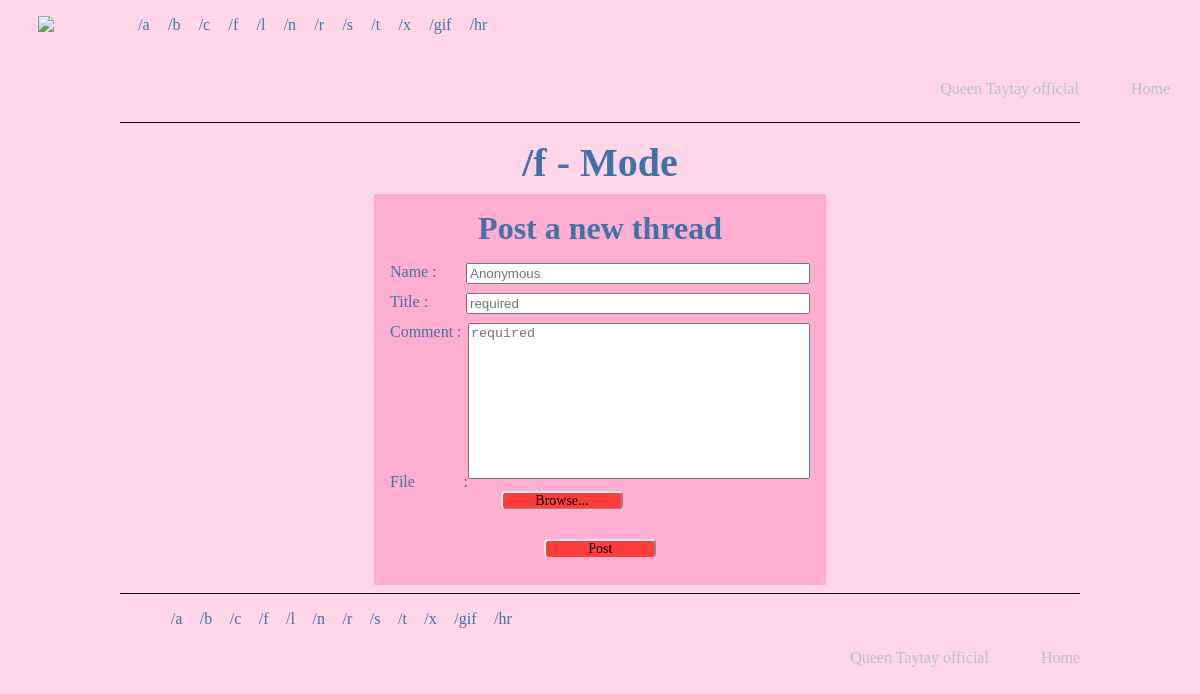
Screenshot of /thread.php?id=4 with the database file from the repository.
### tables this page shows
CREATE TABLE `category` (
  `id` int(11) NOT NULL,
  `type` varchar(8) NOT NULL,
  `category` varchar(123) NOT NULL
);

### thread.php (the view, shortened to what this page needs)
<?php
	$whatForm = 'thread';
	$id = 'category_id';
	require_once 'connect.php';
    $title = 'SELECT
    `id`,
	`type`,
	`category`
	FROM
	`category`
	;';
	$stmt = $pdo->prepare($title);
    $stmt->execute();
    $headList = $stmt->fetchAll();
    $getTitle = array();
    foreach ($headList as $key => $value) {
    	if($headList[$key]['id']==$_GET['id'])
    	{
    		array_push($getTitle, $headList[$key]['type'], $headList[$key]['category'], $headList[$key]['id']);
    	}
    }
?>
<!DOCTYPE html>
<html>
<head>
	<link rel="stylesheet" type="text/css" href="styles/tschan.css">
</head>
<body>
	<?php
		require_once 'header.php';
		require_once 'form.php';
	?>
	<?php
		require_once('footer.php');
	?>
</body>
</html>

### header.php
<header class="page">
	<a href="index.php"><img src="content/logoSwift.png" class="logo"></a>
	<ul class="headList">
<?php foreach ($headList as $key => $value): ?>
		<li class="navList" title="<?=$headList[$key]['category']?>"><a href="thread.php?id=<?=$headList[$key]['id']?>">/<?=$headList[$key]['type']?></a></li>
<?php endforeach; ?>
	</ul>
	<nav class="headNav">
		<a href="http://www.taylorswift.com">Queen Taytay official</a>
		<a href="index.php">Home</a>
	</nav>
</header>

### form.php (shortened to what this page needs)
<main>
	<div class="thForm">
<?php
	if (isset($_GET['id'])):
?>
	<h2>/<?=$getTitle['0']?> - <?=$getTitle['1']?></h2>
		<h3 id="formTitle">Post a new <?=$whatForm?></h3>
		<form id="dropper" class="newThread" method="post" enctype="multipart/form-data">
			<div class="formLine">
				<span class="what">Name :</span>
				<input class="formContent" type="text" name="name" placeholder="Anonymous">
			</div>
			<?php if ($id == 'category_id'): ?>
				<div class="formLine">
					<span class="what">Title :</span>
					<input class="checkClass formContent" type="text" name="title" placeholder="required" required="required">
				</div>
			<?php endif; ?>
			<div class="textarea">
				<span class="what">Comment :</span>
				<textarea class="formContent" name="comment" maxlength="4208" rows="10" placeholder="required" selectionDirection="none" required="required"></textarea>
			</div>
			<div class="formLine">
				<span class="what">File :</span>
				<label for="file" class="browse">Browse...</label>
			</div>
			<div class="formLine">
			</div>
			<div class="formLine">
				<label id="button" class="post">Post</label>
			</div>
		</form>
	</div>
<?php
	endif;
?>

### footer.php
</main>
<footer>
	<ul class="footList">
<?php foreach ($headList as $key => $value): ?>
		<li class="navList" title="<?=$headList[$key]['category']?>"><a href="thread.php?id=<?=$headList[$key]['id']?>">/<?=$headList[$key]['type']?></a></li>
<?php endforeach; ?>
	</ul>
	<nav class="footNav">
		<a href="http://www.taylorswift.com">Queen Taytay official</a>
		<a href="index.php">Home</a>
	</nav>
</footer>

### styles/tschan.css (style rules this page uses)
body { background-color: #FFD6E8; margin: 0; font-size: 1em; color: #3F73A5; }
ul { list-style: none; }
li a { color: #3F73A5; }
a { text-decoration: none; color: #B8BECC; }
.navList { margin-left: 8px; }
.page { width: 95%; max-height: 84px; margin: 0 auto; }
.logo { height: 84px; float: left; margin-left: 8px; }
.headList { margin-left: 5%; margin-bottom: 5px; max-height: 100%; }
.headList li { display: inline; padding: 0.3%; }
.headNav { float: right; display: inline; margin-top: 2.56em; }
.headNav a { margin-left: 3em; font-size: 1em; }
.formLine .post { display: flex; width: 8%; margin: 0 auto; padding-left: 42px; background-color: #FF3D3D; border-radius: 4px; text-align: center; }
.browse, .post { -moz-box-shadow:inset 0px 39px 0px -24px #FF3D3D; -webkit-box-shadow:inset 0px 39px 0px -24px #FF3D3D; box-shadow:inset 0px 39px 0px -24px #FF3D3D; background-color: #8A8A8A; -moz-border-radius:4px; -webkit-border-radius:4px; border-radius:4px; border-top: 2px solid #EFEFEF; border-left: 2px solid #EFEFEF; border-right: 2px solid #8A8A8A; display:inline-block; cursor:pointer; color:black; font-family: Lucida ; font-size:14px; padding: 0 32px; margin-left: 26.5%; }
h2 { display: block; width: 500px; margin: 0 auto; text-align: center; font-size: 2.5em; padding-top: 8px; padding-bottom: 8px; }
h3 { display: block; max-width: 452px; margin: 0 auto; background-color: #ffadd1; text-align: center; padding-top: 16px; font-size: 2em; }
.thForm { max-width: 80%; margin: 0 auto; margin-top: 88px; border-top: 1px solid black; text-align: justify; padding-top: 8px; padding-bottom: 8px; }
.newThread { padding: 16px; max-width: 420px; height: auto; margin: 0 auto; background-color: #ffadd1; }
.newThread input, .newThread textarea { width: 80%; float: right; resize: none; }
.newThread .formLine { display: block; min-height: 30px; }
.newThread .textarea { display: block; height: 150px; }
.what { height: 100%; }
footer { border-top: 1px solid black; max-width: 80%; margin: 0 auto; }
.footNav { float: right; display: inline; margin-top: 1em; margin-bottom: 10px; }
.footNav a { margin-left: 3em; font-size: 1em; text-decoration: none; color: #B8BECC; }
.footList { margin-bottom: 5px; max-height: 100%; }
.footList li { display: inline; padding: 0.3%; }

### rows the page displays
category: type "a"
category: type "b"
category: type "c"
category: type "f", category "Mode"
category: type "l"
category: type "n"
category: type "r"
category: type "s"
category: type "t"
category: type "x"
category: type "gif"
category: type "hr"

### other values shown
$whatForm "thread"
